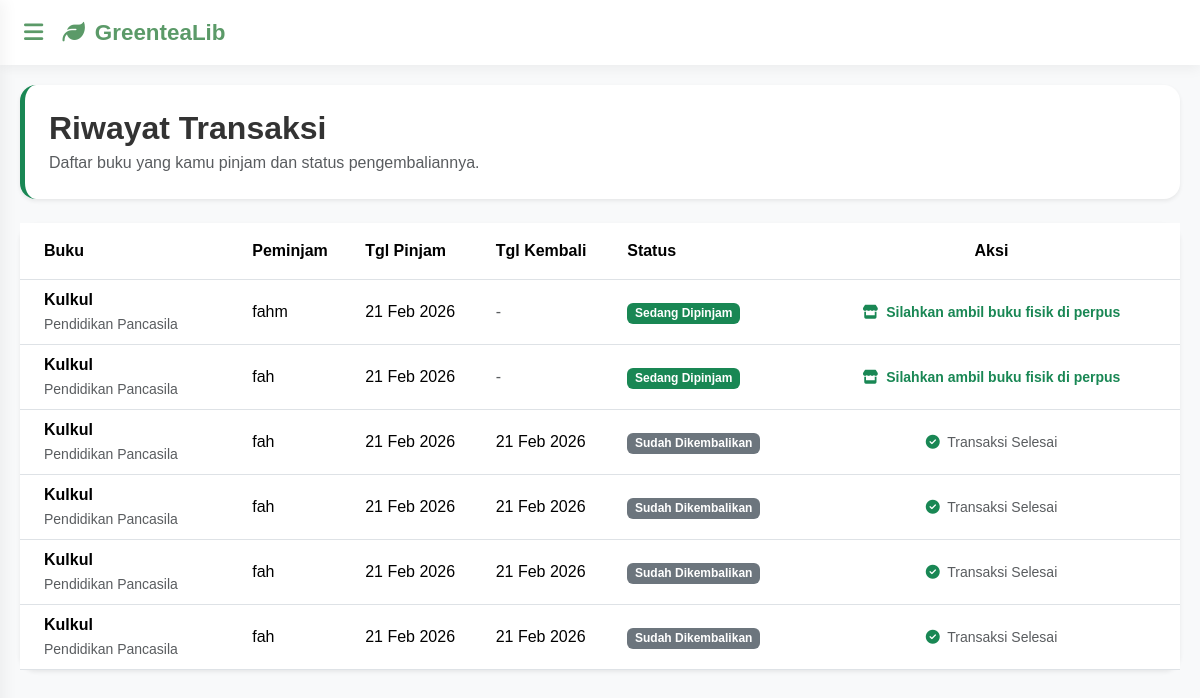
/Views/Transaksi.php (signed in), run on an earlier commit of the app's database.
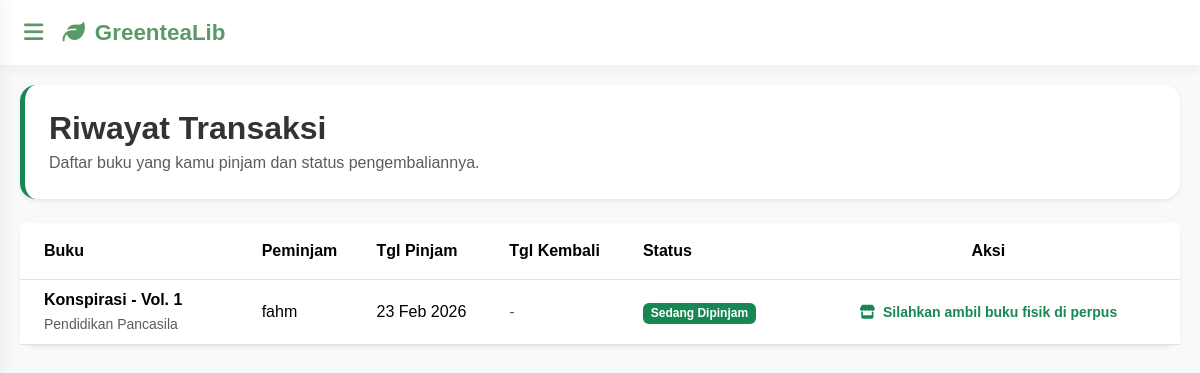
And on a later commit of the database.
### tables this page shows
CREATE TABLE `transaksi` (
  `id` int(11) NOT NULL,
  `id_user` int(11) NOT NULL,
  `id_buku` int(11) NOT NULL,
  `tgl_pinjam` date NOT NULL,
  `tgl_kembali` date DEFAULT NULL,
  `status` enum('dipinjam','kembali','tunggu') DEFAULT 'dipinjam'
);

CREATE TABLE `buku` (
  `id` int(11) NOT NULL,
  `judul` varchar(255) NOT NULL,
  `kategori` enum('Matematika','Bahasa Indonesia','Bahasa Inggris','Pendidikan Agama Islam','Bahasa Sunda','Sejarah','Pendidikan Pancasila','Wirausaha','Akutansi') DEFAULT NULL,
  `stok` int(11) DEFAULT 0
);

CREATE TABLE `users` (
  `id` int(11) NOT NULL,
  `username` varchar(50) NOT NULL,
  `password` varchar(255) NOT NULL,
  `role` enum('admin','user') NOT NULL DEFAULT 'user'
);

### Controllers/C_Transaksi.php (called while the page is built, shortened)
<?php
include_once '../Models/M_Transaksi.php';
$tran = new M_Transaksi();
try {
    if (!empty($_GET['aksi'])) {
        if ($_GET['aksi'] == 'pinjam') {
            $id_user = $_SESSION['id_user'];
            $id_buku = $_GET['id_buku'];
            $simpan = $tran->ADD_PINJAM($id_user, $id_buku);
            if ($simpan) {
                echo "
                <script>
                    alert('Buku Berhasil Dipinjam!');
                    window.location='../Views/Transaksi.php';
                </script>";
            } else {
                echo "
                <script>
                    alert('Gagal Pinjam! Stok Habis atau Sistem Error');
                    window.location='../Views/V_KatalogBuku.php';
                </script>";
            }
        }
        elseif ($_GET['aksi'] == 'kembali') {
            $id_transaksi = $_GET['id'];
            $update = $tran->KEMBALIKAN_BUKU($id_transaksi);
            if ($update) {
                echo "
                <script>
                    alert('Buku Telah Dikembalikan!');
                    window.location='../Views/Transaksi.php';
                </script>";
            }
        }
        elseif ($_GET['aksi'] == 'acc') {
            $id_transaksi = $_GET['id'];
            $update = $tran->ACC_PINJAMAN($id_transaksi);
            if ($update) {
                echo "
                <script>
                    alert('Pinjaman di-ACC! Buku siap diambil user.');
                    window.location='../Views/Transaksi.php';
                </script>";
            } else {
                echo "
                <script>
                    alert('Gagal ACC! Stok buku mungkin sudah habis.');
                    window.location='../Views/Transaksi.php';
                </script>";
            }
        }
    } else {
        $role = $_SESSION['role'];
        $id_log = $_SESSION['id_user'];
        if ($role == 'admin') {
            $trans = $tran->SHOW_TRANSAKSI();
        } else {
            $trans = $tran->SHOW_TRANSAKSI($id_log);
        }
    }
} catch (Exception $e) {
    echo "Error: " . $e->getMessage();
}

### Models/M_Connect.php (called while the page is built, shortened)
<?php
class M_Connect
{
	private $host = "localhost",
	$username = "root",
	$pass = "",
	$db = "aqxua_lib";
	function __construct()
	{
		$this->connect = mysqli_connect($this->host, $this->username, $this->pass, $this->db);
		if ($this->connect)
		{
			return $this->connect;
		}else{
			echo mysqli_connect_error();
		}
	}
}

### Models/M_Transaksi.php (called while the page is built, shortened)
<?php
include_once 'M_Connect.php';
class M_Transaksi{
    public function SHOW_TRANSAKSI($id = null)
    {
        $conn = new M_Connect();
        $sql = "SELECT
                    transaksi.*,
                    users.username,
                    buku.judul,
                    buku.kategori
                FROM transaksi
                JOIN users ON transaksi.id_user = users.id
                JOIN buku ON transaksi.id_buku = buku.id";
        $sql .= " ORDER BY transaksi.id DESC";
        $post = mysqli_query($conn->connect, $sql);
        $result = [];
        if($post->num_rows > 0){
            while ($data = mysqli_fetch_object($post)){
                $result[] = $data;
            }
        }
        return $result;
    }
}

### Views/Transaksi.php (the view)
<?php
    include_once '../Controllers/C_Transaksi.php';
    include_once 'HEADER.php';
?>
<div class="row mb-4">
    <div class="col-12">
        <div class="p-4 rounded-4 shadow-sm bg-white border-start border-success border-5">
            <h2 class="fw-bold mb-1">Riwayat Transaksi</h2>
            <p class="text-muted mb-0">Daftar buku yang kamu pinjam dan status pengembaliannya.</p>
        </div>
    </div>
</div>
<div class="card border-0 shadow-sm rounded-4">
    <div class="card-body p-0">
        <div class="table-responsive">
            <table class="table table-hover align-middle mb-0">
                <thead class="bg-light">
                    <tr>
                        <th class="px-4 py-3">Buku</th>
                        <th class="py-3">Peminjam</th>
                        <th class="py-3">Tgl Pinjam</th>
                        <th class="py-3">Tgl Kembali</th>
                        <th class="py-3">Status</th>
                        <th class="px-4 py-3 text-center">Aksi</th>
                    </tr>
                </thead>
                <tbody>
                <?php if (!empty($trans)) : ?>
                    <?php foreach ($trans as $tr) : ?>
                        <tr>
                            <td class="px-4">
                                <div class="fw-bold"><?= $tr->judul ?></div>
                                <small class="text-muted"><?= $tr->kategori ?></small>
                            </td>
                            <td><?= $tr->username ?></td>
                            <td><?= date('d M Y', strtotime($tr->tgl_pinjam)) ?></td>
                            <td>
                                <?= ($tr->tgl_kembali) ? date('d M Y', strtotime($tr->tgl_kembali)) : '<span class="text-muted">-</span>' ?>
                            </td>
                            <td>
                                <?php if($tr->status == 'tunggu'): ?>
                                    <span class="badge bg-warning text-dark">Menunggu Verifikasi</span>
                                <?php elseif($tr->status == 'dipinjam'): ?>
                                    <span class="badge bg-success text-white">Sedang Dipinjam</span>
                                <?php elseif($tr->status == 'kembali'): ?>
                                    <span class="badge bg-secondary">Sudah Dikembalikan</span>
                                <?php endif; ?>
                            </td>
                            <td class="px-4 text-center">
                                <?php if ($tr->status == 'tunggu') : ?>
                                    <small class="text-muted">Mohon tunggu konfirmasi Admin</small>
                                <?php elseif ($tr->status == 'dipinjam') : ?>
                                    <div class="text-success small fw-bold">
                                        <i class="fas fa-store me-1"></i> Silahkan ambil buku fisik di perpus
                                    </div>
                                <?php else : ?>
                                    <span class="text-muted small">
                                        <i class="fas fa-check-circle text-success me-1"></i> Transaksi Selesai
                                    </span>
                                <?php endif; ?>
                            </td>
                        </tr>
                    <?php endforeach; ?>
                <?php else : ?>
                    <tr>
                        <td colspan="6" class="text-center text-muted">Tidak ada data transaksi</td>
                    </tr>
                    <?php endif; ?>
                </tbody>
            </table>
        </div>
    </div>
</div>
<?php include_once 'FOOTER.php'; ?>

### Views/HEADER.php (shortened to what this page needs)
<!DOCTYPE html>
<html lang="en">
    <head>
        <link rel="stylesheet" href="../assets/src/bootstrap/css/bootstrap.min.css">
        <link href="../assets/src/icons/css/all.min.css" rel="stylesheet">
    </head>
    <body>
		<header class="topbar">
		    <label for="toggleSidebar" class="hamburger"><i class="fas fa-bars"></i></label>
		    <div class="brand">
                <i class="fas fa-leaf"></i> GreenteaLib
            </div>
		</header>
        	<div class="content-area">

### Views/FOOTER.php (shortened to what this page needs)
    <br>
    </body>
</html>

### Views/HEADER.php (style rules this page uses)
:root { --green-tea: #5B9A68; --green-tea-dark: #388E3C; --green-tea-soft: #F1F8E9; --text-dark: #333333; --white: #ffffff; }
body { margin: 0; font-family: 'Poppins', sans-serif; background: #f8f9fa; color: var(--text-dark); }
.topbar { height: 65px; background: var(--white); color: var(--green-tea); display: flex; align-items: center; padding: 0 1.5rem; position: fixed; top: 0; left: 0; right: 0; z-index: 1000; box-shadow: 0 4px 12px rgba(0,0,0,0.05); }
.hamburger { font-size: 22px; cursor: pointer; margin-right: 1.2rem; user-select: none; transition: 0.3s; }
.brand { font-weight: 700; font-size: 1.4rem; display: flex; align-items: center; gap: 10px; }
.content-area { padding-top: 85px; padding-left: 20px; padding-right: 20px; }

What changed in the data, as far as the page shows it:
removed transaksi: id_buku.judul "Kulkul", id_buku.kategori "Pendidikan Pancasila", id_user.username "fahm", tgl_pinjam "21 Feb 2026", status "Sedang Dipinjam"
removed transaksi: id_buku.judul "Kulkul", id_buku.kategori "Pendidikan Pancasila", id_user.username "fah", tgl_pinjam "21 Feb 2026", status "Sedang Dipinjam"
removed transaksi: id_buku.judul "Kulkul", id_buku.kategori "Pendidikan Pancasila", id_user.username "fah", tgl_pinjam "21 Feb 2026", tgl_kembali "21 Feb 2026", status "Sudah Dikembalikan"
removed transaksi: id_buku.judul "Kulkul", id_buku.kategori "Pendidikan Pancasila", id_user.username "fah", tgl_pinjam "21 Feb 2026", tgl_kembali "21 Feb 2026", status "Sudah Dikembalikan"
removed transaksi: id_buku.judul "Kulkul", id_buku.kategori "Pendidikan Pancasila", id_user.username "fah", tgl_pinjam "21 Feb 2026", tgl_kembali "21 Feb 2026", status "Sudah Dikembalikan"
removed transaksi: id_buku.judul "Kulkul", id_buku.kategori "Pendidikan Pancasila", id_user.username "fah", tgl_pinjam "21 Feb 2026", tgl_kembali "21 Feb 2026", status "Sudah Dikembalikan"
added transaksi: id_buku.judul "Konspirasi - Vol. 1", id_buku.kategori "Pendidikan Pancasila", id_user.username "fahm", tgl_pinjam "23 Feb 2026", status "Sedang Dipinjam"
